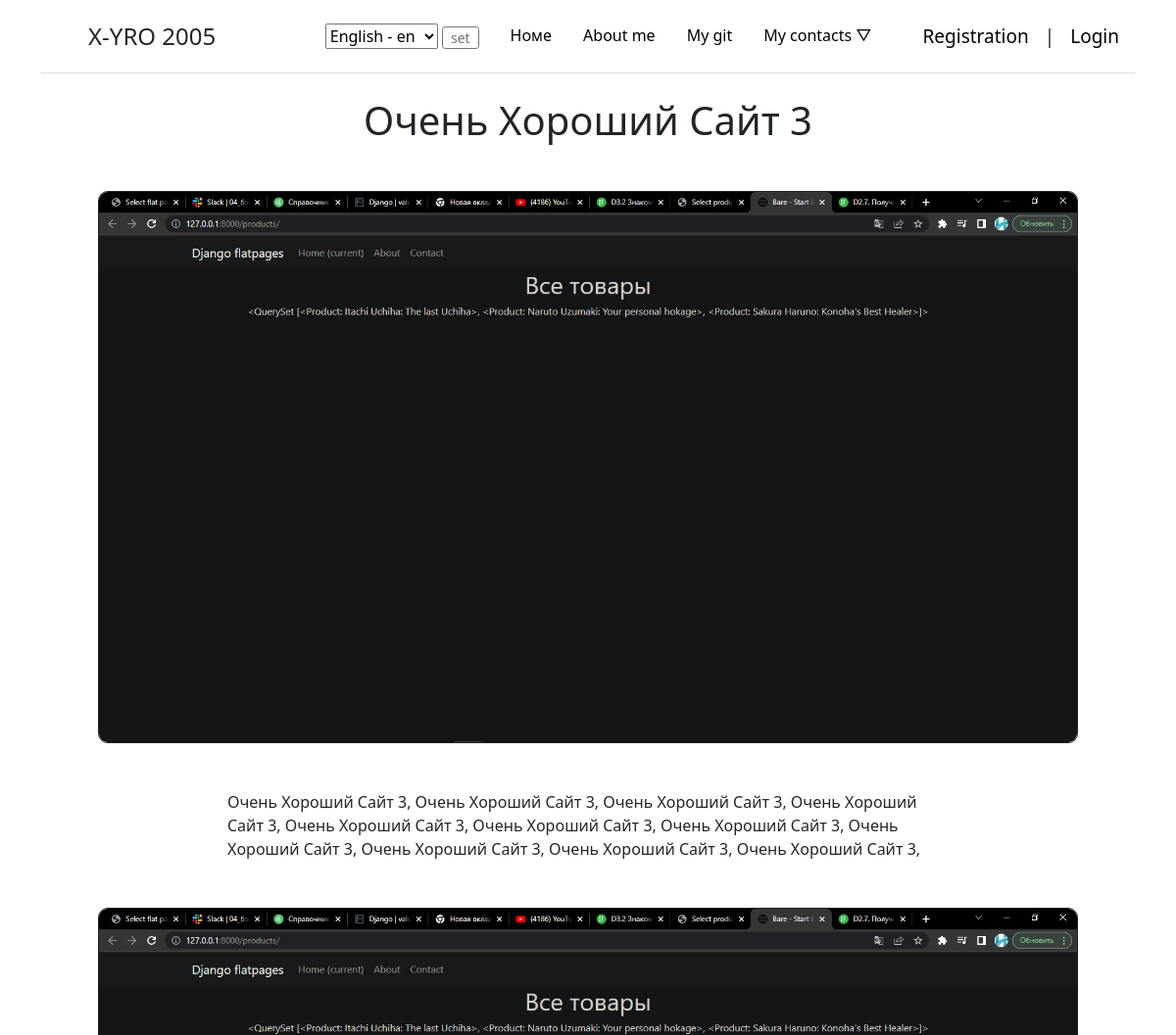
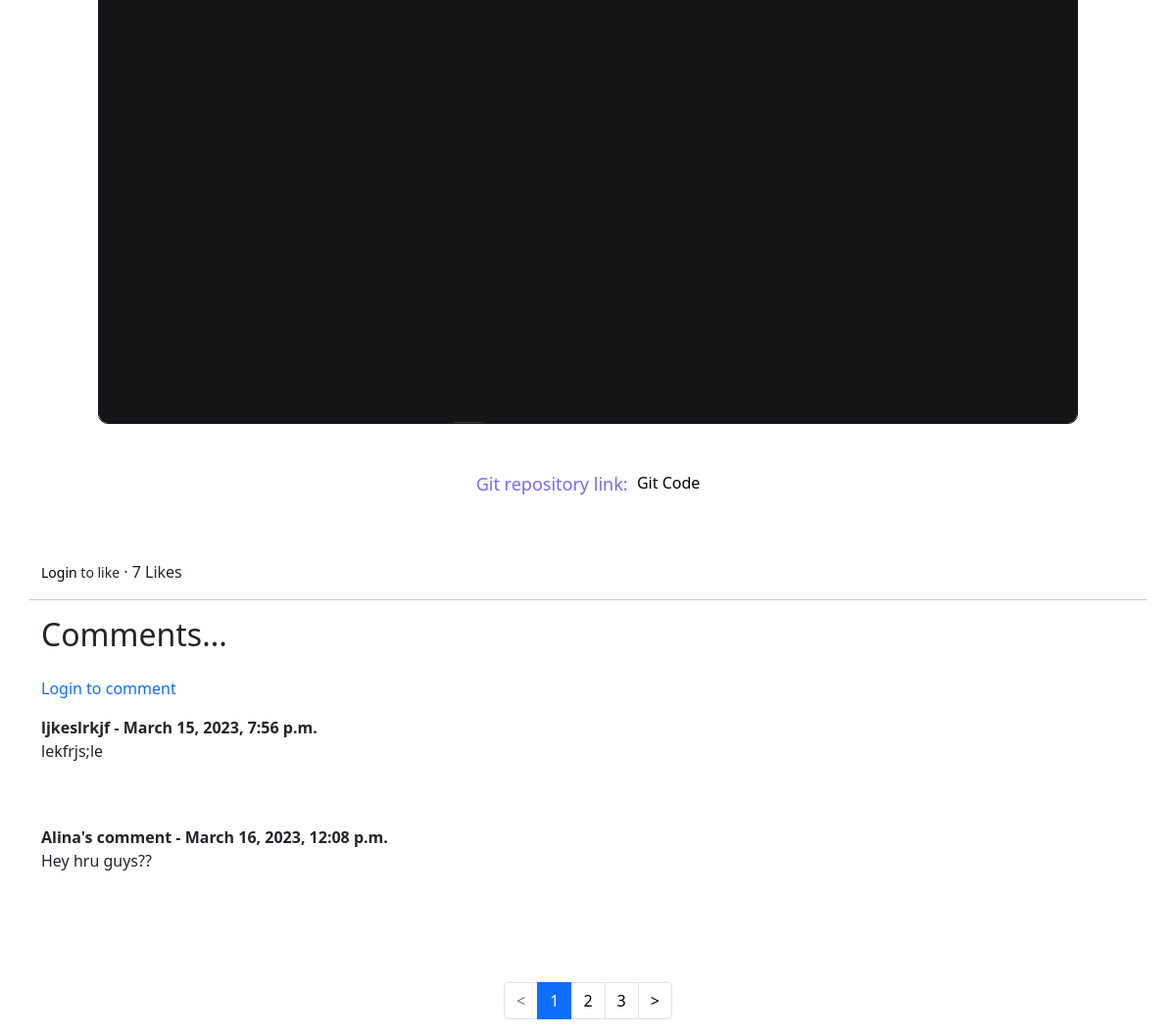
Page /project/some-good-title-3/ on the committed database (2 pictures, top to bottom).
### WebPortfolioApp/models.py (models this page shows, shortened)
class PortfolioStructure(models.Model):
    title = models.CharField(max_length=255, unique=True)
    slug = models.SlugField(null=True, unique=True, db_index=True)
    upload_img = models.ImageField(upload_to='image/%Y/%m/%d/', blank=True)
    upload = models.FileField(upload_to='video/%Y/%m/%d/')
    descr = models.TextField()
    site_url = models.URLField(blank=False)
    git_url = models.URLField(blank=False)
    likes = models.ManyToManyField(User, related_name='likes')
    def total_likes(self):
        return self.likes.count()
    class Meta:
        ordering = ['id']

class Comment(models.Model):
    project = models.ForeignKey(PortfolioStructure, related_name='comments', on_delete=models.CASCADE)
    name = models.CharField(max_length=255)
    body = models.TextField()
    commentator = models.ForeignKey(User, blank=True, null=True, on_delete=models.SET_NULL)
    date_added = models.DateTimeField(auto_now_add=True)

### WebPortfolioApp/views.py (the view)
# urls.py: path('project/<slug:proj_slug>/', ProjectDetail.as_view(), name='project'),
class ProjectDetail(DetailView):
    model = PortfolioStructure
    template_name = 'WebPortfolioApp/details.html'
    slug_url_kwarg = 'proj_slug'
    context_object_name = 'project'
    def get_context_data(self, **kwargs):
        context = super().get_context_data(**kwargs)
        context["other_user_comments"] = Comment.objects.all().order_by('id')
        paginator = Paginator(context["other_user_comments"], 2)
        page_two = self.request.GET.get("other-page")
        try:
            context["other_user_comments"] = paginator.page(page_two)
        except PageNotAnInteger:
            context["other_user_comments"] = paginator.page(1)
        except EmptyPage:
            context["other_user_comments"] = paginator.page(paginator.num_pages)
        stuff = get_object_or_404(PortfolioStructure, slug=self.kwargs['proj_slug'])
        total_likes = stuff.total_likes()
        liked = False
        if stuff.likes.filter(id=self.request.user.id).exists():
            liked = True
        context['total_likes'] = total_likes
        context['liked'] = liked
        return context

### WebPortfolioApp/templates/WebPortfolioApp/details.html (shortened to what this page needs)
{% extends 'WebPortfolioApp/base.html' %}
{% load i18n %}
{% block content %}
    <div class="container">
        <div class="row">
            <h1 class="text-center mb-5">{{ project.title }}</h1>
            <div class="col-sm mx-auto">
                {% if project.upload_img %}
                    <div class="proj-img d-flex justify-content-center mb-5"><img class="detail-img" src="{{ project.upload_img.url }}"></div>
                {% endif %}
            </div>
            <div class="col-8 mx-auto">
                {{ project.descr|linebreaks }}
                {% if project.upload %}
                    <div class="proj-img d-flex justify-content-center mt-5"><img class="detail-img" src="{{ project.upload.url }}"></div>
                {% endif %}
                    <div class="d-flex justify-content-center mt-5 mb-5"><p style="font-size: 18px; color: #7B68EE;">{% trans "Git repository link: " %} &nbsp;</p><a href="{{ project.git_url }}">Git Code</a></div>
            </div>
            <form action="{% url 'like_project' project.slug %}" method="POST">
            {% if user.is_authenticated %}
                {% if liked %}
                    <button type="submit" class="btn btn-danger" name="project_id" value="{{project.id}}">{% trans "Unlike" %}</button>
                {% else %}
                    <button type="submit" class="btn btn-primary" name="project_id" value="{{project.id}}">{% trans "Like" %}</button>
                {% endif %}
            {% else %}
                <small><a href="{% url 'login' %}">{% trans "Login" %}</a> {% trans "to like" %}</small>
            {% endif %}
                · {{ total_likes }} {% trans "Likes" %}
            </form>
            <hr class="mt-3">
            <h2 class="mb-4">{% trans "Comments..." %}</h2>
            <div id="other-user-comments">
                {% if not other_user_comments %}
                    {% trans "No comments yet..." %}<div class="mb-4"><a class="link-primary" href="{% url 'add_comment' project.slug %}">{% trans "Add comment" %}</a></div>
                {% else %}
                {% if user.is_authenticated %}
                <div class="mb-3"><a class="link-primary" href="{% url 'add_comment' project.slug %}">{% trans "Add comment" %}</a></div>
                {% else  %}
                <div class="mb-3"><a class="link-primary" href="{% url 'login' %}">{% trans "Login to comment" %}</a></div>
                {% endif %}
                    {% for comment in other_user_comments %}
                    <strong>
                        {{ comment.name }} -
                        {{ comment.date_added }}
                    </strong>
                    <br>
                    <p>{{ comment.body }}</p>
                    <br>
                    <br>
                    {% endfor %}
                {% endif %}
            </div>
            {% include 'WebPortfolioApp/pagination-two.html' %}
        </div>
    </div>
{% endblock %}

### static/css/style.css (style rules this page uses)
a { text-decoration: none; color: #000000; }
.proj-img img { height: 0 auto; max-width: 350px; border: 1.5px solid; border-radius: 10px; }
img.detail-img { height: auto; max-width: 1000px; border-radius: 10px; }

### rows in the picture
PortfolioStructure: title "Очень Хороший Сайт 3", upload_img (picture), descr "Очень Хороший Сайт 3, Очень Хороший Сайт 3, Очень Хороший Сайт 3, Очень Хороший Сайт 3, Очень Хороший Сайт 3, Очень Хороший Сайт 3, Очень Хороший Сайт 3, Очень Хороший Сайт 3, Очень Хороший Сайт 3, Очень Хороший Сайт 3, Очень Хороший Сайт 3,", upload (picture)
Comment: name "ljkeslrkjf", date_added "March 15, 2023, 7:56 p.m.", body "lekfrjs;le"
Comment: name "Alina's comment", date_added "March 16, 2023, 12:08 p.m.", body "Hey hru guys??"

### other values in the picture
{{ total_likes }} "7"
{{ i }} "1"
{{ i }} "2" "3"
form field language "English - en"
